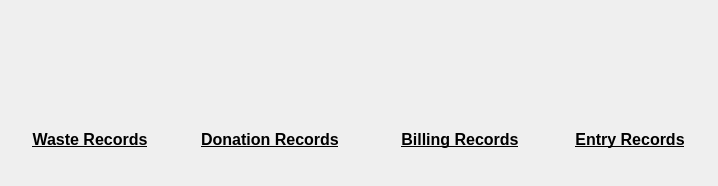
<?xml version="1.0" encoding="UTF-8"?>
<ui version="4.0">
 <class>billsDialog</class>
 <widget class="QDialog" name="billsDialog">
  <property name="geometry">
   <rect>
    <x>0</x>
    <y>0</y>
    <width>718</width>
    <height>186</height>
   </rect>
  </property>
  <property name="windowTitle">
   <string>Records</string>
  </property>
  <widget class="QPushButton" name="wasteRecords">
   <property name="geometry">
    <rect>
     <x>40</x>
     <y>10</y>
     <width>120</width>
     <height>120</height>
    </rect>
   </property>
   <property name="maximumSize">
    <size>
     <width>120</width>
     <height>120</height>
    </size>
   </property>
   <property name="styleSheet">
    <string notr="true">border:none;</string>
   </property>
   <property name="text">
    <string/>
   </property>
   <property name="icon">
    <iconset>
     <normaloff>../../../Images/write_bill.png</normaloff>../../../Images/write_bill.png</iconset>
   </property>
   <property name="iconSize">
    <size>
     <width>100</width>
     <height>100</height>
    </size>
   </property>
  </widget>
  <widget class="QPushButton" name="donationRecords">
   <property name="geometry">
    <rect>
     <x>220</x>
     <y>10</y>
     <width>120</width>
     <height>120</height>
    </rect>
   </property>
   <property name="maximumSize">
    <size>
     <width>120</width>
     <height>120</height>
    </size>
   </property>
   <property name="styleSheet">
    <string notr="true">border:none;</string>
   </property>
   <property name="text">
    <string/>
   </property>
   <property name="icon">
    <iconset>
     <normaloff>../../../Images/search_prescription.png</normaloff>../../../Images/search_prescription.png</iconset>
   </property>
   <property name="iconSize">
    <size>
     <width>100</width>
     <height>100</height>
    </size>
   </property>
  </widget>
  <widget class="QLabel" name="wasteRecordsLabel">
   <property name="geometry">
    <rect>
     <x>0</x>
     <y>120</y>
     <width>180</width>
     <height>40</height>
    </rect>
   </property>
   <property name="minimumSize">
    <size>
     <width>180</width>
     <height>40</height>
    </size>
   </property>
   <property name="maximumSize">
    <size>
     <width>180</width>
     <height>40</height>
    </size>
   </property>
   <property name="text">
    <string>&lt;html&gt;&lt;head/&gt;&lt;body&gt;&lt;p&gt;&lt;span style=&quot; font-size:12pt; font-weight:600; text-decoration: underline;&quot;&gt;Waste Records&lt;/span&gt;&lt;/p&gt;&lt;/body&gt;&lt;/html&gt;</string>
   </property>
   <property name="alignment">
    <set>Qt::AlignCenter</set>
   </property>
  </widget>
  <widget class="QLabel" name="DonationRecordsLabel">
   <property name="geometry">
    <rect>
     <x>180</x>
     <y>120</y>
     <width>180</width>
     <height>40</height>
    </rect>
   </property>
   <property name="minimumSize">
    <size>
     <width>180</width>
     <height>40</height>
    </size>
   </property>
   <property name="maximumSize">
    <size>
     <width>180</width>
     <height>40</height>
    </size>
   </property>
   <property name="text">
    <string>&lt;html&gt;&lt;head/&gt;&lt;body&gt;&lt;p&gt;&lt;span style=&quot; font-size:12pt; font-weight:600; text-decoration: underline;&quot;&gt;Donation Records&lt;/span&gt;&lt;/p&gt;&lt;/body&gt;&lt;/html&gt;</string>
   </property>
   <property name="alignment">
    <set>Qt::AlignCenter</set>
   </property>
  </widget>
  <widget class="QPushButton" name="billingRecords">
   <property name="geometry">
    <rect>
     <x>400</x>
     <y>10</y>
     <width>120</width>
     <height>120</height>
    </rect>
   </property>
   <property name="maximumSize">
    <size>
     <width>120</width>
     <height>120</height>
    </size>
   </property>
   <property name="styleSheet">
    <string notr="true">border:none;</string>
   </property>
   <property name="text">
    <string/>
   </property>
   <property name="icon">
    <iconset>
     <normaloff>../../../Images/search_prescription.png</normaloff>../../../Images/search_prescription.png</iconset>
   </property>
   <property name="iconSize">
    <size>
     <width>100</width>
     <height>100</height>
    </size>
   </property>
  </widget>
  <widget class="QLabel" name="billingRecordsLabel">
   <property name="geometry">
    <rect>
     <x>370</x>
     <y>120</y>
     <width>180</width>
     <height>40</height>
    </rect>
   </property>
   <property name="minimumSize">
    <size>
     <width>180</width>
     <height>40</height>
    </size>
   </property>
   <property name="maximumSize">
    <size>
     <width>180</width>
     <height>40</height>
    </size>
   </property>
   <property name="text">
    <string>&lt;html&gt;&lt;head/&gt;&lt;body&gt;&lt;p&gt;&lt;span style=&quot; font-size:12pt; font-weight:600; text-decoration: underline;&quot;&gt;Billing Records&lt;/span&gt;&lt;/p&gt;&lt;/body&gt;&lt;/html&gt;</string>
   </property>
   <property name="alignment">
    <set>Qt::AlignCenter</set>
   </property>
  </widget>
  <widget class="QLabel" name="entryRecordLabel">
   <property name="geometry">
    <rect>
     <x>540</x>
     <y>120</y>
     <width>180</width>
     <height>40</height>
    </rect>
   </property>
   <property name="minimumSize">
    <size>
     <width>180</width>
     <height>40</height>
    </size>
   </property>
   <property name="maximumSize">
    <size>
     <width>180</width>
     <height>40</height>
    </size>
   </property>
   <property name="text">
    <string>&lt;html&gt;&lt;head/&gt;&lt;body&gt;&lt;p&gt;&lt;span style=&quot; font-size:12pt; font-weight:600; text-decoration: underline;&quot;&gt;Entry Records&lt;/span&gt;&lt;/p&gt;&lt;/body&gt;&lt;/html&gt;</string>
   </property>
   <property name="alignment">
    <set>Qt::AlignCenter</set>
   </property>
  </widget>
  <widget class="QPushButton" name="entryRecord">
   <property name="geometry">
    <rect>
     <x>570</x>
     <y>10</y>
     <width>120</width>
     <height>120</height>
    </rect>
   </property>
   <property name="maximumSize">
    <size>
     <width>120</width>
     <height>120</height>
    </size>
   </property>
   <property name="styleSheet">
    <string notr="true">border:none;</string>
   </property>
   <property name="text">
    <string/>
   </property>
   <property name="icon">
    <iconset>
     <normaloff>../../../Images/search_prescription.png</normaloff>../../../Images/search_prescription.png</iconset>
   </property>
   <property name="iconSize">
    <size>
     <width>100</width>
     <height>100</height>
    </size>
   </property>
  </widget>
 </widget>
 <resources/>
 <connections/>
</ui>
